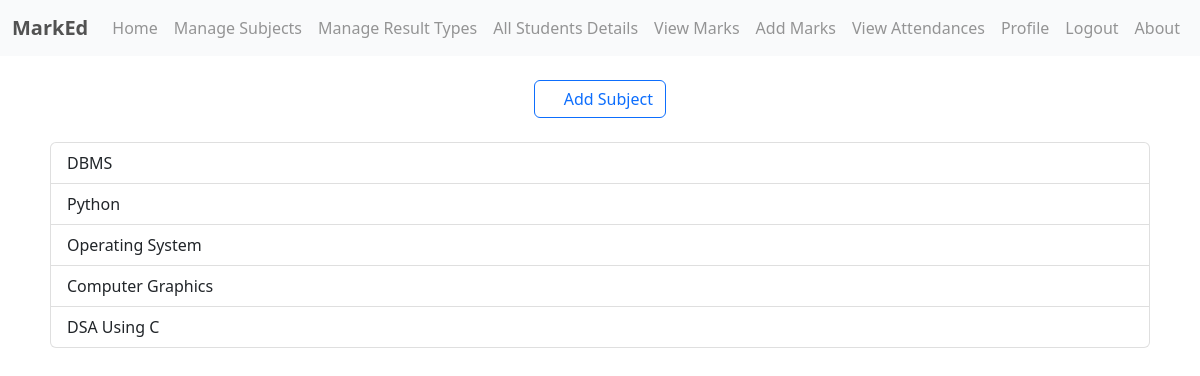
The page /subjects.php (signed in) on the database its author committed.
### tables this page shows
CREATE TABLE `subjects` (
  `id` int(11) NOT NULL,
  `subject` varchar(255) DEFAULT NULL,
  `created` timestamp NOT NULL DEFAULT CURRENT_TIMESTAMP
);

### subjects.php (the view, shortened to what this page needs)
<!DOCTYPE html>
<html lang="en">
<head>
  <link href="/components/libs/font-awesome-pro/css/all.min.css" rel="stylesheet">
</head>
<body>
   <?php include 'nav.php'; ?>
   <?php
    $roleQ = "SELECT role from users where id = '$sUserId' limit 1";
    $roleE = mysqli_fetch_assoc(mysqli_query($conn, $roleQ));
    $role = $roleE['role'];
    if($role == 'faculty'){
  ?>
  <div class="container">
    <div class="text-center mt-4">
      <button type="button" id="addSubjectBtn" class="btn btn-outline-primary"><i class="fas fa-plus"></i> Add Subject</button>
    </div>
    <ul class="list-group mt-4 mx-2 subjects-list">
      <?php
        $subjectQuery = "SELECT id, subject FROM subjects";
        $subjectResult = mysqli_query($conn, $subjectQuery);
        while($row = mysqli_fetch_assoc($subjectResult)) {
          echo "<li class='list-group-item d-flex justify-content-between align-items-center' data-id='".$row['id']."'>".$row['subject']."
          <p class='mb-0 d-flex gap-4'>
            <i class='fas fa-pencil edit' data-id='".$row['id']."'></i>
            <i class='fas fa-trash-alt delete' data-id='".$row['id']."'></i>
          </p>
          </li>";
        }
      ?>
    </ul>
  </div>
  <?php
    } else {
  ?>
  <div class="alert alert-danger m-4">
    This page is only for faculties.
  </div>
  <?php
    }
  ?>
</body>
</html>

### rows shown on the page
subjects: subject "DBMS"
subjects: subject "Python"
subjects: subject "Operating System"
subjects: subject "Computer Graphics"
subjects: subject "DSA Using C"
